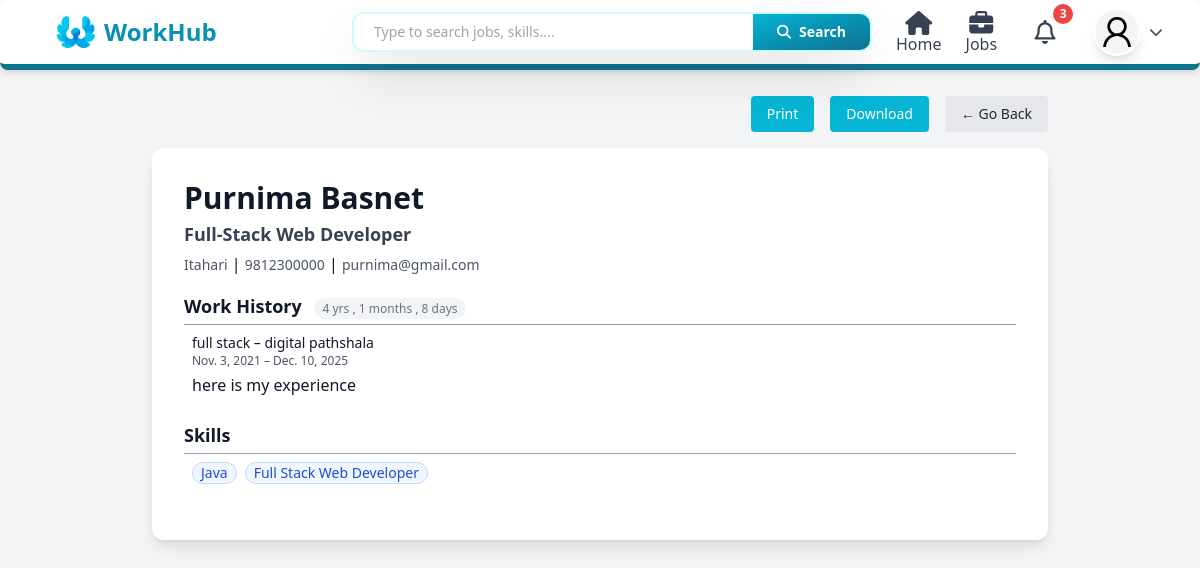
Page /user/resume/2 (signed in) on the committed database.
### users/models.py (models this page shows, shortened)
class Profile(models.Model):
    def generateImagePath(instance, filename):
        return f"users/{instance.user.username}/{filename}"
    class RoleOptions(models.TextChoices):
        Admin = "Admin", "Admin"
        JobSeeker = "Job Seeker", "Job Seeker"
        Recruiter = "Recruiter", "Recruiter"
    class GenderOptions(models.TextChoices):
        Male = "Male", "Male"
        Female = "Female", "Female"
        Others = "Others", "Others"
    class JobTypeOptions(models.TextChoices):
        FullTime = "Full Time", "Full Time"
        PartTime = "Part Time", "Part Time"
        Contract = "Contract", "Contract"
        Intern = "Internship", "Internship"
    class WorkModeOptions(models.TextChoices):
        OnSite = "On-site", "On-site"
        Remote = "Remote", "Remote"
        Hybrid = "Hybrid", "Hybrid"
    user = models.OneToOneField(User, on_delete=models.CASCADE)
    position = models.CharField(max_length=100, blank=True)
    summary = models.TextField(blank=True)
    address = models.CharField(max_length=50)
    phone = models.CharField( max_length=10)
    nationality = models.CharField( max_length=15, default="Nepal")
    gender = models.CharField( choices=GenderOptions, default=GenderOptions.Male, max_length=6 )
    profile_image = models.ImageField( blank=True, null=True, upload_to=generateImagePath, default="users/default_user.png" )
    dob = models.DateField(blank=True, null=True)
    role = models.CharField(max_length=10, choices=RoleOptions, default=RoleOptions.JobSeeker)
    skills = models.ManyToManyField(Skill, blank=True, related_name="profiles")
    preferred_location = models.CharField(max_length=100, blank=True)
    preferred_job_type = models.CharField(max_length=50, choices=JobTypeOptions, blank=True)
    preferred_work_mode = models.CharField(max_length=20, choices=WorkModeOptions, blank=True)
    created_at = models.DateTimeField(auto_now_add=True)
    search_vector = models.TextField(blank=True, null=True)
    def completion_percentage(self):
        checks = [
            bool(self.position),
            bool(self.summary),
            bool(self.address),
            bool(self.phone),
            bool(self.dob),
            bool(self.profile_image),
            self.skills.exists(),
            self.educations.exists(),
            self.experiences.exists(),
            self.projects.exists(),
            bool(self.preferred_location),
            bool(self.preferred_job_type),
            bool(self.preferred_work_mode),
        ]
        completed = sum(checks)
        total = len(checks)
        return int((completed / total) * 100)

class Experience(models.Model):
    profile = models.ForeignKey(Profile, on_delete=models.CASCADE, related_name="experiences")
    job_title = models.CharField(max_length=100)
    company_name = models.CharField(max_length=100)
    start_date = models.DateField()
    end_date = models.DateField(blank=True, null=True)
    description = models.TextField(blank=True)

### skills/models.py (models this page shows, shortened)
class Skill(models.Model):
    name = models.CharField(max_length=50, unique=True)
    is_active = models.BooleanField(default=True)

### users/views.py (the view)
# urls.py: path("resume/<int:profile_id>", view_resume, name="generate-resume"),
@login_required(login_url="/user/login")
def view_resume(request, profile_id):
    profile = get_object_or_404(Profile, id=profile_id)
    user = profile.user
    experience_duration = calculate_total_experience(profile.experiences.all())
    return render( request, "pages/users/resume.html", {"user":user, "profile": profile, "experience_duration": experience_duration})

### notifications/context_processors.py (called while the page is built)
def notification_data(request):
    if not request.user.is_authenticated:
        return {
            "navbar_notifications": [],
            "unread_notifications_count": 0,
        }
    notifications = list(
        UserNotification.objects.filter(recipient=request.user).order_by("-created_at")[:10]
    )
    unread_count = UserNotification.objects.filter(
        recipient=request.user,
        is_read=False,
    ).count()
    return {
        "navbar_notifications": notifications,
        "unread_notifications_count": unread_count,
    }

### users/utils.py (called while the page is built)
def calculate_total_experience(experiences):
    total_days = 0
    for exp in experiences:
        start = exp.start_date
        end = exp.end_date or date.today()
        total_days += (end - start).days
    years = total_days // 365
    remaining_days = total_days % 365
    months = remaining_days // 30
    days = remaining_days % 30
    return {
        "years": years,
        "months": months,
        "days": days,
    }

### templates/pages/users/resume.html (shortened to what this page needs)
{% extends 'layouts/main.html' %}
{% block content %}
  <div class="min-h-screen bg-gray-100 py-8 px-4 sm:px-6 lg:px-8 flex flex-col">
    <div class="w-full max-w-4xl mx-auto flex flex-col">
      <div class="no-print flex space-x-4 mb-4 ml-auto">
        <button onclick="window.print()" class="px-4 py-2 bg-cyan-500 text-white rounded hover:bg-cyan-600 text-sm">Print</button>
        <button id="downloadBtn" class="px-4 py-2 bg-cyan-500 text-white rounded hover:bg-cyan-600 text-sm">Download</button>
        <button onclick="goBack()" class="px-4 py-2 bg-gray-200 text-gray-800 rounded hover:bg-gray-300 text-sm">← Go Back</button>
      </div>
      <div class="w-full bg-white shadow-lg rounded-xl p-8 font-sans text-gray-900 mx-auto cv-card">
        <div class="mb-4">
          <h1 class="text-3xl font-bold mb-1">{{ user.first_name }} {{ user.last_name }}</h1>
          {% if profile.position %}
            <p class="text-lg font-semibold text-gray-700 mb-1">{{ profile.position }}</p>
          {% endif %}
          {% if profile.address %}
            <span class="text-sm text-gray-600">{{ profile.address }}</span>
          {% endif %}
          {% if profile.phone %}
            {% if profile.address %} | {% endif %}
            <span class="text-sm text-gray-600">{{ profile.phone }}</span>
          {% endif %}
          {% if user.email %}
            {% if profile.address or profile.phone %} | {% endif %}
            <span class="text-sm text-gray-600">{{ user.email }}</span>
          {% endif %}
        </div>
        {% if profile.experiences.exists %}
          <div class="mb-6 avoid-break">
            <h2 class="text-lg font-semibold border-b border-gray-400 pb-1 mb-2">
              Work History{% if experience_duration %}
                <span class="text-xs font-normal text-gray-500 bg-gray-100 px-2 py-0.5 rounded-full ml-2">
                  {% if experience_duration.years > 0 %}
                    {{ experience_duration.years }} yrs
                  {% endif %}
                  {% if experience_duration.months > 0 %}
                    {% if experience_duration.years > 0 %}, {% endif %}{{ experience_duration.months }} months
                  {% endif %}
                  {% if experience_duration.days > 0 %}
                    {% if experience_duration.years > 0 or experience_duration.months > 0 %}, {% endif %}
                    {{ experience_duration.days }} days
                  {% endif %}
                </span>
              {% endif %}
            </h2>
            <div class="space-y-3 mt-2 mx-2">
              {% for exp in profile.experiences.all %}
                <div class="">
                  <p class="font-medium text-sm">{{ exp.job_title }} – {{ exp.company_name }}</p>
                  <p class="text-xs text-gray-600">{{ exp.start_date }} – {{ exp.end_date|default:'Present' }}</p>
                  {% if exp.description %}
                    <p class="text-sm mt-1">{{ exp.description | linebreaks }}</p>
                  {% endif %}
                </div>
              {% endfor %}
            </div>
          </div>
        {% endif %}
        {% if profile.skills.exists %}
          <div class="mb-6">
            <h2 class="text-lg font-semibold border-b border-gray-400 pb-1 mb-2">Skills</h2>
            <div class="text-sm flex gap-2 mx-2">
              {% for skill in profile.skills.all %}
                <span class="inline-flex items-center px-2 rounded-full text-sm font-medium bg-blue-50 text-blue-700 border border-blue-200">{{ skill.name }}{% if not forloop.last %} {% endif %}</span>
              {% endfor %}
            </div>
          </div>
        {% endif %}
      </div>
    </div>
  </div>
{% endblock %}

### templates/layouts/main.html (shortened to what this page needs)
<!DOCTYPE html>
<html lang="en">
  <head>
    <script src="https://cdn.tailwindcss.com"></script>
    <link rel="stylesheet" href="https://cdnjs.cloudflare.com/ajax/libs/font-awesome/6.5.0/css/all.min.css" />
  </head>
  <body class="bg-gray-50">
    <nav class="fixed w-full z-50 bg-white shadow-md border-b-[6px] border-cyan-700 rounded-lg no-print">
      <div class="mx-auto px-4 sm:px-6 lg:px-8 ml-[2%] mr-[2%]">
        <div class="grid grid-cols-8 space-x-6 items-center h-16">
          <a href="/" class="flex items-center gap-2 col-span-2">
            <img class="h-10 w-10" src="/media/system_image/logo1.png" alt="Logo" />
            <h1 class="hidden md:block text-2xl font-bold text-cyan-600">WorkHub</h1>
          </a>
          <div class="col-span-4 relative">
            {% if request.path != "/" %}
              {% include 'components/search_bar.html' %}
            {% endif %}
          </div>
          {% if request.user.is_authenticated %}
            <div class="hidden md:flex items-center space-x-6 ms-auto relative col-span-2">
              <a href="/dashboard" class="ml-auto mt-auto flex flex-col space-y-2 items-center text-gray-700 hover:text-cyan-600 transition duration-300">
                <i class="fa fa-xl fa-home"></i>
                <span>Home</span>
              </a>
              <a href="/jobs" class="mt-auto flex flex-col space-y-2 items-center text-gray-700 hover:text-cyan-600 transition duration-300">
                <i class="fa-solid fa-xl fa-briefcase"></i>
                <span>Jobs</span>
              </a>
              <div class="relative" id="notificationWrapper">
                <button
                  type="button"
                  id="notificationBellButton"
                  onclick="toggleNotificationsModal()"
                  class="relative flex h-12 w-12 items-center justify-center rounded-full text-gray-700 transition duration-300 hover:bg-cyan-50 hover:text-cyan-600 focus:outline-none"
                >
                  <i class="fa-regular fa-bell text-2xl"></i>
                  {% if unread_notifications_count > 0 %}
                    <span id="notificationBadge" class="absolute -top-1 -right-1 min-w-[1.25rem] rounded-full bg-red-500 px-1.5 py-0.5 text-center text-xs font-semibold text-white">
                      {% if unread_notifications_count > 99 %}
                        99+
                      {% else %}
                        {{ unread_notifications_count }}
                      {% endif %}
                    </span>
                  {% else %}
                    <span id="notificationBadge" class="hidden absolute -top-1 -right-1 min-w-[1.25rem] rounded-full bg-red-500 px-1.5 py-0.5 text-center text-xs font-semibold text-white">0</span>
                  {% endif %}
                </button>
              </div>
              <div id="profileDropdown">
                <button type="button" onclick="toggleDropdown()" class="flex items-center gap-2 focus:outline-none">
                  <img src="{{ request.user.profile.profile_image.url }}" alt="{{ user.username }}" class="w-12 h-12 rounded-full bg-gray-100 border-2 border-white shadow-lg object-cover hover:border-cyan-600 hover:scale-[1.05] transition duration-300 cursor-pointer" />
                  <i id="dropdownArrow" class="fas fa-chevron-down text-gray-600 text-sm transition-transform duration-300"></i>
                </button>
              </div>
            </div>
          {% endif %}
        </div>
      </div>
    </nav>
    <div class="flex flex-col pt-16 pb-4 min-h-[80vh]">
      {% block content %}
      {% endblock %}
    </div>
  </body>
</html>

### templates/components/search_bar.html (shortened to what this page needs)
<div class="flex bg-white border-2 rounded-xl border-cyan-100 overflow-hidden shadow-2xl max-w-3xl mx-auto">
    <input type="text" id="searchInput" placeholder="Type to search jobs, skills...." class="flex-1 px-5 py-2 text-gray-800 text-sm outline-none font-medium placeholder-gray-400" />
    <button onclick="performSearch()" class="bg-gradient-to-br from-cyan-500 via-cyan-600 to-cyan-700  hover:from-cyan-600 hover:via-cyan-700 hover:to-cyan-800 transition-all duration-300 text-white px-6 py-2  font-semibold text-sm flex items-center gap-2 whitespace-nowrap">
        <i class="fa-solid fa-magnifying-glass"></i> Search
    </button>
</div>

### templates/layouts/main.html (style rules this page uses)
* { margin: 0; }

### rows in the picture
Profile: position "Full-Stack Web Developer", address "Itahari", phone "9812300000"
Experience: job_title "full stack", company_name "digital pathshala", start_date "Nov. 3, 2021", end_date "Dec. 10, 2025", description "here is my experience"
Skill: name "Java"
Skill: name "Full Stack Web Developer"

### other values in the picture
{{ unread_notifications_count }} "3"
{{ user.first_name }} "Purnima"
{{ user.last_name }} "Basnet"
{{ user.email }} "purnima@gmail.com"
{{ experience_duration.years }} "4"
{{ experience_duration.months }} "1"
{{ experience_duration.days }} "8"
